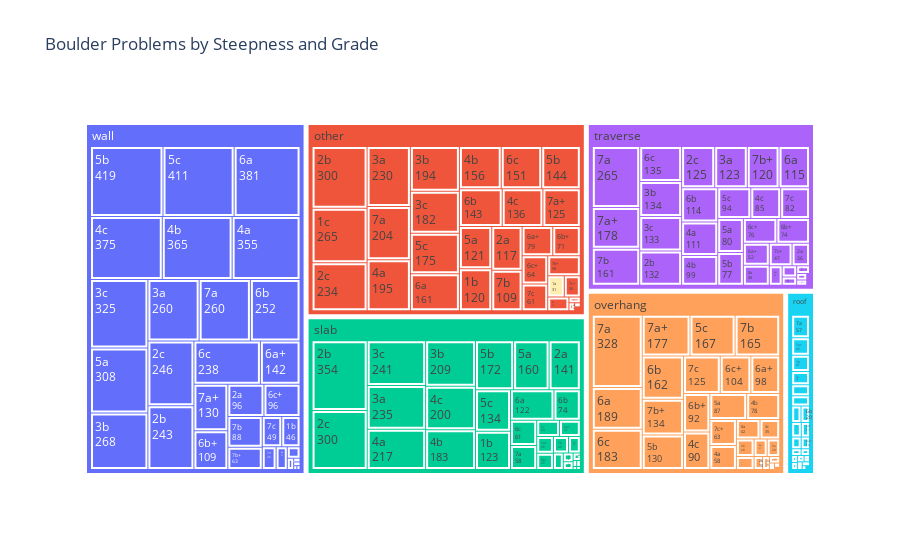

The notebook cell saved with this chart:
### Code cell
import plotly.express as px

# Create a count of problems by steepness and grade
treemap_data = df.groupby(['steepness', 'grade']).size().reset_index(name='count')

# Create the treemap with vibrant colors and count labels
fig = px.treemap(treemap_data, 
                 path=['steepness', 'grade'],
                 values='count',
                 title='Boulder Problems by Steepness and Grade',
                 color_continuous_scale='Viridis', # More vibrant colorscale
                 custom_data=['count'])

# Update hover template to show count and add some style
fig.update_traces(
    hovertemplate='<b>%{label}</b><br>Count: %{customdata[0]:,.0f}<extra></extra>',
    textinfo='label+value',
    marker=dict(
        colors=['#FF6B6B', '#4ECDC4', '#45B7D1', '#96CEB4', '#FFEEAD', '#D4A5A5'],
        line=dict(width=2)
    )
)

fig.show()

### Figure 1 — Plotly figure (JSON) as saved in the notebook; plotly's stock layout.template omitted (floating-point values rounded to 4 significant figures; data arrays with more than 128 entries replaced by an {"elided": "..."} marker saying what was removed)
{"data": [{"branchvalues": "total", "customdata": {"elided": "189x1 int values"}, "domain": {"x": [0, 1], "y": [0, 1]}, "hovertemplate": "<b>%{label}</b><br>Count: %{customdata[0]:,.0f}<extra></extra>", "ids": {"elided": "189 str values"}, "labels": {"elided": "189 str values"}, "marker": {"colors": ["#FF6B6B", "#4ECDC4", "#45B7D1", "#96CEB4", "#FFEEAD", "#D4A5A5"], "line": {"width": 2}}, "name": "", "parents": {"elided": "189 str values"}, "textinfo": "label+value", "type": "treemap", "values": {"elided": "189 int values"}}], "layout": {"legend": {"tracegroupgap": 0}, "title": {"text": "Boulder Problems by Steepness and Grade"}}}
